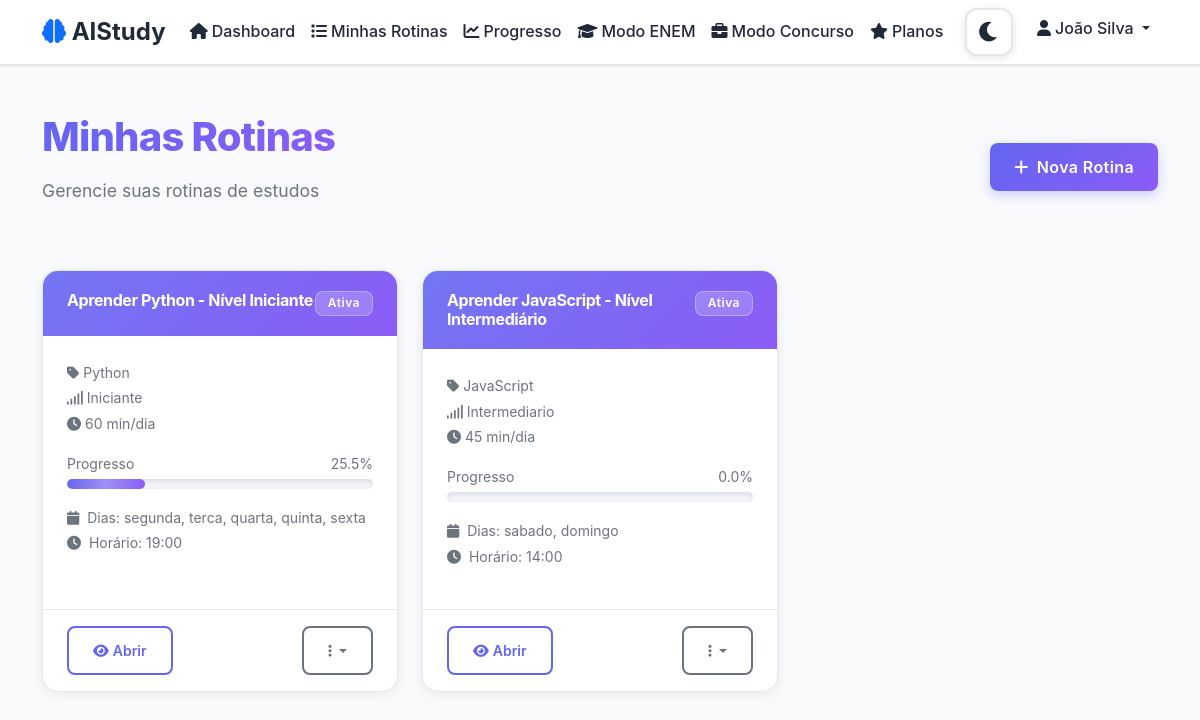
/rotinas.php (signed in), run on the app's committed database.
### tables this page shows
CREATE TABLE routines (
    id INT AUTO_INCREMENT PRIMARY KEY,
    user_id INT NOT NULL,
    titulo VARCHAR(200) NOT NULL,
    tema VARCHAR(100) NOT NULL,
    tipo ENUM('geral', 'enem', 'concurso') NOT NULL DEFAULT 'geral',
    contexto_json TEXT NULL COMMENT 'Dados específicos do tipo (banca, cargo, ano ENEM, etc.)',
    nivel ENUM('iniciante', 'intermediario', 'avancado') NOT NULL,
    tempo_diario INT NOT NULL COMMENT 'em minutos',
    dias_disponiveis JSON NOT NULL COMMENT 'array de dias da semana',
    horario_disponivel TIME NOT NULL,
    progresso DECIMAL(5,2) DEFAULT 0.00,
    status ENUM('ativa', 'pausada', 'concluida') DEFAULT 'ativa',
    data_inicio DATE DEFAULT NULL,
    data_fim DATE DEFAULT NULL,
    created_at TIMESTAMP DEFAULT CURRENT_TIMESTAMP,
    updated_at TIMESTAMP DEFAULT CURRENT_TIMESTAMP ON UPDATE CURRENT_TIMESTAMP,
    FOREIGN KEY (user_id) REFERENCES users(id) ON DELETE CASCADE
);

### includes/session.php (called while the page is built, shortened)
<?php
function isLoggedIn() {
    return isset($_SESSION['user_id']) && !empty($_SESSION['user_id']);
}
function getCurrentUser() {
    return [
        'id' => $_SESSION['user_id'],
        'nome' => $_SESSION['user_nome'],
        'email' => $_SESSION['user_email']
    ];
}
?>

### classes/Routine.php (called while the page is built, shortened)
<?php
class Routine {
    private $conn;
    private $table_name = "routines";
    public function __construct($db) {
        $this->conn = $db;
    }
    public function getUserRoutines($user_id, $tipo = null) {
        $query = "SELECT * FROM " . $this->table_name . "
                  WHERE user_id = :user_id";
        $query .= " ORDER BY created_at DESC";
        $stmt = $this->conn->prepare($query);
        $stmt->bindParam(":user_id", $user_id);
        $stmt->execute();
        return $stmt->fetchAll(PDO::FETCH_ASSOC);
    }
}
?>

### rotinas.php (the view, shortened to what this page needs)
<?php
require_once 'classes/Routine.php';
require_once 'includes/session.php';
require_once 'includes/navbar.php';
$user = getCurrentUser();
$database = new Database();
$db = $database->getConnection();
$routine = new Routine($db);
$filtro_tipo = $_GET['tipo'] ?? null;
$routines = $routine->getUserRoutines($user['id'], $filtro_tipo);
?>
<!DOCTYPE html>
<html lang="pt-BR">
<head>
    <link href="https://cdn.jsdelivr.net/npm/bootstrap@5.1.3/dist/css/bootstrap.min.css" rel="stylesheet">
    <link href="https://cdnjs.cloudflare.com/ajax/libs/font-awesome/6.0.0/css/all.min.css" rel="stylesheet">
    <link href="assets/css/style.css" rel="stylesheet">
</head>
<body>
    <div class="container mt-5 mb-5">
        <div class="row mb-5">
            <div class="col-12">
                <div class="d-flex justify-content-between align-items-center">
                    <div>
                        <h1 class="text-gradient mb-3" style="font-size: 2.5rem; font-weight: 800; letter-spacing: -0.02em;">
                            Minhas Rotinas
                        </h1>
                        <p class="text-muted" style="font-size: 1.1rem;">Gerencie suas rotinas de estudos</p>
                    </div>
                    <a href="criar-rotina.php" class="btn btn-primary">
                        <i class="fas fa-plus me-2"></i>Nova Rotina
                    </a>
                </div>
            </div>
        </div>
        <div class="row">
            <?php if (empty($routines)): ?>
                <div class="col-12">
                    <div class="card">
                        <div class="card-body text-center py-5">
                            <i class="fas fa-book-open text-muted fa-4x mb-3"></i>
                            <h4>Nenhuma rotina encontrada</h4>
                            <p class="text-muted">Que tal criar sua primeira rotina de estudos?</p>
                            <a href="criar-rotina.php" class="btn btn-primary">
                                <i class="fas fa-plus me-2"></i>Criar Primeira Rotina
                            </a>
                        </div>
                    </div>
                </div>
            <?php else: ?>
                <?php foreach ($routines as $rotina): ?>
                    <div class="col-md-6 col-lg-4 mb-4">
                        <div class="card routine-card h-100">
                            <div class="card-header">
                                <div class="d-flex justify-content-between align-items-start">
                                    <h6 class="mb-0 fw-bold"><?php echo htmlspecialchars($rotina['titulo']); ?></h6>
                                    <div class="d-flex flex-column align-items-end gap-1">
                                        <span class="badge routine-status-badge bg-<?php echo $rotina['status'] === 'ativa' ? 'success' : ($rotina['status'] === 'pausada' ? 'warning' : 'secondary'); ?>">
                                            <?php echo ucfirst($rotina['status']); ?>
                                        </span>
                                    </div>
                                </div>
                            </div>
                            <div class="card-body">
                                <div class="mb-3">
                                    <small class="text-muted">
                                        <i class="fas fa-tag me-1"></i><?php echo htmlspecialchars($rotina['tema']); ?>
                                    </small>
                                    <br>
                                    <small class="text-muted">
                                        <i class="fas fa-signal me-1"></i><?php echo ucfirst($rotina['nivel']); ?>
                                    </small>
                                    <br>
                                    <small class="text-muted">
                                        <i class="fas fa-clock me-1"></i><?php echo $rotina['tempo_diario']; ?> min/dia
                                    </small>
                                </div>
                                <div class="mb-3">
                                    <div class="d-flex justify-content-between align-items-center mb-1">
                                        <small class="text-muted">Progresso</small>
                                        <small class="text-muted"><?php echo number_format($rotina['progresso'], 1); ?>%</small>
                                    </div>
                                    <div class="progress">
                                        <div class="progress-bar" style="width: <?php echo $rotina['progresso']; ?>%"></div>
                                    </div>
                                </div>
                                <div class="mb-3">
                                    <small class="text-muted">
                                        <i class="fas fa-calendar me-1"></i>
                                        Dias: <?php echo implode(', ', json_decode($rotina['dias_disponiveis'])); ?>
                                    </small>
                                    <br>
                                    <small class="text-muted">
                                        <i class="fas fa-clock me-1"></i>
                                        Horário: <?php echo date('H:i', strtotime($rotina['horario_disponivel'])); ?>
                                    </small>
                                </div>
                            </div>
                            <div class="card-footer bg-transparent">
                                <div class="d-flex justify-content-between">
                                    <a href="rotina-detalhada.php?id=<?php echo $rotina['id']; ?>"
                                       class="btn btn-sm btn-outline-primary">
                                        <i class="fas fa-eye me-1"></i>Abrir
                                    </a>
                                    <div class="btn-group">
                                        <button type="button" class="btn btn-sm btn-outline-secondary dropdown-toggle"
                                                data-bs-toggle="dropdown">
                                            <i class="fas fa-ellipsis-v"></i>
                                        </button>
                                    </div>
                                </div>
                            </div>
                        </div>
                    </div>
                <?php endforeach; ?>
            <?php endif; ?>
        </div>
    </div>
</body>
</html>

### data on the page
routines: titulo "Aprender Python - Nível Iniciante", status "Ativa", tema "Python", nivel "Iniciante", tempo_diario "60", progresso "25.5", dias_disponiveis "segunda, terca, quarta, quinta, sexta", horario_disponivel "19:00"
routines: titulo "Aprender JavaScript - Nível Intermediário", status "Ativa", tema "JavaScript", nivel "Intermediario", tempo_diario "45", progresso "0.0", dias_disponiveis "sabado, domingo", horario_disponivel "14:00"

### other printed values
$userName "João Silva"
